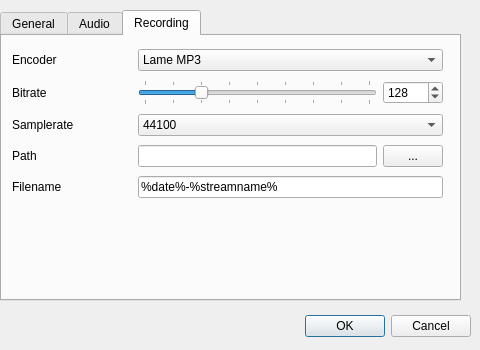
<?xml version="1.0" encoding="UTF-8"?>
<ui version="4.0">
 <class>SettingsDialog</class>
 <widget class="QDialog" name="SettingsDialog">
  <property name="windowModality">
   <enum>Qt::ApplicationModal</enum>
  </property>
  <property name="geometry">
   <rect>
    <x>0</x>
    <y>0</y>
    <width>480</width>
    <height>350</height>
   </rect>
  </property>
  <property name="sizePolicy">
   <sizepolicy hsizetype="Fixed" vsizetype="Fixed">
    <horstretch>0</horstretch>
    <verstretch>0</verstretch>
   </sizepolicy>
  </property>
  <property name="sizeIncrement">
   <size>
    <width>480</width>
    <height>390</height>
   </size>
  </property>
  <property name="baseSize">
   <size>
    <width>480</width>
    <height>390</height>
   </size>
  </property>
  <property name="windowTitle">
   <string>Settings</string>
  </property>
  <property name="sizeGripEnabled">
   <bool>false</bool>
  </property>
  <property name="modal">
   <bool>true</bool>
  </property>
  <widget class="QDialogButtonBox" name="buttonBox">
   <property name="geometry">
    <rect>
     <x>10</x>
     <y>310</y>
     <width>461</width>
     <height>32</height>
    </rect>
   </property>
   <property name="orientation">
    <enum>Qt::Horizontal</enum>
   </property>
   <property name="standardButtons">
    <set>QDialogButtonBox::Cancel|QDialogButtonBox::Ok</set>
   </property>
  </widget>
  <widget class="QTabWidget" name="tabWidget">
   <property name="geometry">
    <rect>
     <x>0</x>
     <y>10</y>
     <width>461</width>
     <height>291</height>
    </rect>
   </property>
   <property name="currentIndex">
    <number>2</number>
   </property>
   <widget class="QWidget" name="tabGeneral">
    <attribute name="title">
     <string>General</string>
    </attribute>
    <widget class="QGroupBox" name="groupBox">
     <property name="geometry">
      <rect>
       <x>10</x>
       <y>10</y>
       <width>431</width>
       <height>81</height>
      </rect>
     </property>
     <property name="title">
      <string>Server</string>
     </property>
     <widget class="QWidget" name="layoutWidget1">
      <property name="geometry">
       <rect>
        <x>10</x>
        <y>20</y>
        <width>411</width>
        <height>54</height>
       </rect>
      </property>
      <layout class="QGridLayout" name="gridLayout_2" columnminimumwidth="80,0,0,0">
       <property name="leftMargin">
        <number>0</number>
       </property>
       <property name="spacing">
        <number>6</number>
       </property>
       <item row="1" column="2">
        <widget class="QToolButton" name="editConnection">
         <property name="sizePolicy">
          <sizepolicy hsizetype="MinimumExpanding" vsizetype="Preferred">
           <horstretch>0</horstretch>
           <verstretch>0</verstretch>
          </sizepolicy>
         </property>
         <property name="toolTip">
          <string>Edit Selected</string>
         </property>
         <property name="text">
          <string>...</string>
         </property>
        </widget>
       </item>
       <item row="1" column="1">
        <widget class="QToolButton" name="rmConnection">
         <property name="sizePolicy">
          <sizepolicy hsizetype="MinimumExpanding" vsizetype="Preferred">
           <horstretch>0</horstretch>
           <verstretch>0</verstretch>
          </sizepolicy>
         </property>
         <property name="toolTip">
          <string>Remove Selected</string>
         </property>
         <property name="text">
          <string>-</string>
         </property>
        </widget>
       </item>
       <item row="1" column="3">
        <widget class="QToolButton" name="addConnection">
         <property name="sizePolicy">
          <sizepolicy hsizetype="MinimumExpanding" vsizetype="Preferred">
           <horstretch>0</horstretch>
           <verstretch>0</verstretch>
          </sizepolicy>
         </property>
         <property name="toolTip">
          <string>Add New</string>
         </property>
         <property name="text">
          <string>+</string>
         </property>
        </widget>
       </item>
       <item row="0" column="0">
        <widget class="QLabel" name="label_5">
         <property name="text">
          <string>Connection:</string>
         </property>
        </widget>
       </item>
       <item row="0" column="1" colspan="3">
        <widget class="QComboBox" name="cbConnection"/>
       </item>
      </layout>
     </widget>
    </widget>
    <widget class="QGroupBox" name="groupBox_2">
     <property name="geometry">
      <rect>
       <x>10</x>
       <y>100</y>
       <width>431</width>
       <height>81</height>
      </rect>
     </property>
     <property name="title">
      <string>Stream</string>
     </property>
     <widget class="QWidget" name="layoutWidget2">
      <property name="geometry">
       <rect>
        <x>10</x>
        <y>20</y>
        <width>411</width>
        <height>58</height>
       </rect>
      </property>
      <layout class="QGridLayout" name="gridLayout_3" columnminimumwidth="80,0,0,0">
       <item row="0" column="1" colspan="3">
        <widget class="QComboBox" name="cbStreamInfo">
         <property name="sizePolicy">
          <sizepolicy hsizetype="Preferred" vsizetype="Fixed">
           <horstretch>0</horstretch>
           <verstretch>0</verstretch>
          </sizepolicy>
         </property>
        </widget>
       </item>
       <item row="1" column="1">
        <widget class="QToolButton" name="rmStreamInfo">
         <property name="sizePolicy">
          <sizepolicy hsizetype="MinimumExpanding" vsizetype="Preferred">
           <horstretch>0</horstretch>
           <verstretch>0</verstretch>
          </sizepolicy>
         </property>
         <property name="toolTip">
          <string>Remove Selected</string>
         </property>
         <property name="text">
          <string>-</string>
         </property>
        </widget>
       </item>
       <item row="1" column="3">
        <widget class="QToolButton" name="addStreamInfo">
         <property name="sizePolicy">
          <sizepolicy hsizetype="MinimumExpanding" vsizetype="Preferred">
           <horstretch>0</horstretch>
           <verstretch>0</verstretch>
          </sizepolicy>
         </property>
         <property name="toolTip">
          <string>Add New</string>
         </property>
         <property name="text">
          <string>+</string>
         </property>
        </widget>
       </item>
       <item row="0" column="0">
        <widget class="QLabel" name="label_6">
         <property name="text">
          <string>Info:</string>
         </property>
        </widget>
       </item>
       <item row="1" column="2">
        <widget class="QPushButton" name="editStreamInfo">
         <property name="sizePolicy">
          <sizepolicy hsizetype="MinimumExpanding" vsizetype="Maximum">
           <horstretch>0</horstretch>
           <verstretch>0</verstretch>
          </sizepolicy>
         </property>
         <property name="toolTip">
          <string>Edit Selected</string>
         </property>
         <property name="text">
          <string>...</string>
         </property>
        </widget>
       </item>
      </layout>
     </widget>
    </widget>
    <widget class="QGroupBox" name="groupBox_3">
     <property name="geometry">
      <rect>
       <x>10</x>
       <y>190</y>
       <width>431</width>
       <height>61</height>
      </rect>
     </property>
     <property name="title">
      <string>General</string>
     </property>
     <widget class="QWidget" name="layoutWidget3">
      <property name="geometry">
       <rect>
        <x>10</x>
        <y>20</y>
        <width>411</width>
        <height>22</height>
       </rect>
      </property>
      <layout class="QGridLayout" name="gridLayout_4">
       <item row="0" column="0">
        <widget class="QLabel" name="label_7">
         <property name="text">
          <string>Connect at start:</string>
         </property>
        </widget>
       </item>
       <item row="0" column="1" alignment="Qt::AlignHCenter">
        <widget class="QCheckBox" name="cbConnectAtStart">
         <property name="layoutDirection">
          <enum>Qt::LeftToRight</enum>
         </property>
         <property name="text">
          <string/>
         </property>
        </widget>
       </item>
      </layout>
     </widget>
    </widget>
   </widget>
   <widget class="QWidget" name="tabAudio">
    <attribute name="title">
     <string>Audio</string>
    </attribute>
    <widget class="QWidget" name="layoutWidget4">
     <property name="geometry">
      <rect>
       <x>10</x>
       <y>10</y>
       <width>431</width>
       <height>112</height>
      </rect>
     </property>
     <layout class="QGridLayout" name="gridLayout" columnstretch="0,0">
      <item row="0" column="1">
       <widget class="QComboBox" name="cbSampleRate">
        <property name="sizePolicy">
         <sizepolicy hsizetype="Minimum" vsizetype="Fixed">
          <horstretch>0</horstretch>
          <verstretch>0</verstretch>
         </sizepolicy>
        </property>
        <property name="minimumSize">
         <size>
          <width>200</width>
          <height>0</height>
         </size>
        </property>
        <property name="currentIndex">
         <number>1</number>
        </property>
        <item>
         <property name="text">
          <string>22050</string>
         </property>
        </item>
        <item>
         <property name="text">
          <string>44100</string>
         </property>
        </item>
        <item>
         <property name="text">
          <string>48000</string>
         </property>
        </item>
        <item>
         <property name="text">
          <string>88200</string>
         </property>
        </item>
        <item>
         <property name="text">
          <string>96000</string>
         </property>
        </item>
       </widget>
      </item>
      <item row="1" column="0">
       <widget class="QLabel" name="label_2">
        <property name="text">
         <string>Bits per Sample:</string>
        </property>
       </widget>
      </item>
      <item row="0" column="0">
       <widget class="QLabel" name="label">
        <property name="text">
         <string>Samplerate:</string>
        </property>
       </widget>
      </item>
      <item row="1" column="1">
       <widget class="QComboBox" name="cbBitsPerSample">
        <property name="currentIndex">
         <number>1</number>
        </property>
        <item>
         <property name="text">
          <string>8</string>
         </property>
        </item>
        <item>
         <property name="text">
          <string>16</string>
         </property>
        </item>
        <item>
         <property name="text">
          <string>24</string>
         </property>
        </item>
        <item>
         <property name="text">
          <string>32</string>
         </property>
        </item>
       </widget>
      </item>
      <item row="2" column="0">
       <widget class="QLabel" name="label_3">
        <property name="text">
         <string>Channels:</string>
        </property>
       </widget>
      </item>
      <item row="2" column="1">
       <widget class="QComboBox" name="cbChannels">
        <property name="currentIndex">
         <number>0</number>
        </property>
        <item>
         <property name="text">
          <string>1</string>
         </property>
        </item>
        <item>
         <property name="text">
          <string>2</string>
         </property>
        </item>
       </widget>
      </item>
      <item row="3" column="0">
       <widget class="QLabel" name="label_4">
        <property name="text">
         <string>Device: </string>
        </property>
       </widget>
      </item>
      <item row="3" column="1">
       <widget class="QComboBox" name="cbInputDevices"/>
      </item>
     </layout>
    </widget>
   </widget>
   <widget class="QWidget" name="tabRecording">
    <attribute name="title">
     <string>Recording</string>
    </attribute>
    <widget class="QWidget" name="gridLayoutWidget">
     <property name="geometry">
      <rect>
       <x>10</x>
       <y>10</y>
       <width>431</width>
       <height>159</height>
      </rect>
     </property>
     <layout class="QGridLayout" name="gridLayout_5">
      <item row="2" column="0">
       <widget class="QLabel" name="label_10">
        <property name="text">
         <string>Samplerate</string>
        </property>
       </widget>
      </item>
      <item row="0" column="0">
       <widget class="QLabel" name="label_8">
        <property name="text">
         <string>Encoder</string>
        </property>
       </widget>
      </item>
      <item row="3" column="0">
       <widget class="QLabel" name="label_11">
        <property name="text">
         <string>Path</string>
        </property>
       </widget>
      </item>
      <item row="4" column="0">
       <widget class="QLabel" name="label_12">
        <property name="text">
         <string>Filename</string>
        </property>
       </widget>
      </item>
      <item row="1" column="0">
       <widget class="QLabel" name="label_9">
        <property name="text">
         <string>Bitrate</string>
        </property>
       </widget>
      </item>
      <item row="1" column="1" colspan="2">
       <widget class="QSlider" name="slEncoderBitrate">
        <property name="autoFillBackground">
         <bool>false</bool>
        </property>
        <property name="minimum">
         <number>64</number>
        </property>
        <property name="maximum">
         <number>320</number>
        </property>
        <property name="singleStep">
         <number>32</number>
        </property>
        <property name="pageStep">
         <number>32</number>
        </property>
        <property name="sliderPosition">
         <number>128</number>
        </property>
        <property name="tracking">
         <bool>false</bool>
        </property>
        <property name="orientation">
         <enum>Qt::Horizontal</enum>
        </property>
        <property name="tickPosition">
         <enum>QSlider::TicksBothSides</enum>
        </property>
        <property name="tickInterval">
         <number>32</number>
        </property>
       </widget>
      </item>
      <item row="1" column="3">
       <widget class="QSpinBox" name="spinBox">
        <property name="sizePolicy">
         <sizepolicy hsizetype="Minimum" vsizetype="Fixed">
          <horstretch>0</horstretch>
          <verstretch>0</verstretch>
         </sizepolicy>
        </property>
        <property name="minimum">
         <number>64</number>
        </property>
        <property name="maximum">
         <number>320</number>
        </property>
        <property name="singleStep">
         <number>32</number>
        </property>
        <property name="value">
         <number>128</number>
        </property>
       </widget>
      </item>
      <item row="2" column="1" colspan="3">
       <widget class="QComboBox" name="cbEncoderSamplerate">
        <property name="currentIndex">
         <number>1</number>
        </property>
        <item>
         <property name="text">
          <string>22050</string>
         </property>
        </item>
        <item>
         <property name="text">
          <string>44100</string>
         </property>
        </item>
        <item>
         <property name="text">
          <string>48000</string>
         </property>
        </item>
        <item>
         <property name="text">
          <string>96000</string>
         </property>
        </item>
       </widget>
      </item>
      <item row="0" column="1" colspan="3">
       <widget class="QComboBox" name="cbEncoder">
        <item>
         <property name="text">
          <string>Lame MP3</string>
         </property>
        </item>
        <item>
         <property name="text">
          <string>Ogg Vorbis</string>
         </property>
        </item>
       </widget>
      </item>
      <item row="3" column="1" colspan="2">
       <widget class="QLineEdit" name="leRecordPath">
        <property name="sizePolicy">
         <sizepolicy hsizetype="Preferred" vsizetype="Fixed">
          <horstretch>0</horstretch>
          <verstretch>0</verstretch>
         </sizepolicy>
        </property>
       </widget>
      </item>
      <item row="3" column="3">
       <widget class="QToolButton" name="toolButton">
        <property name="sizePolicy">
         <sizepolicy hsizetype="Minimum" vsizetype="Minimum">
          <horstretch>0</horstretch>
          <verstretch>0</verstretch>
         </sizepolicy>
        </property>
        <property name="maximumSize">
         <size>
          <width>60</width>
          <height>16777215</height>
         </size>
        </property>
        <property name="layoutDirection">
         <enum>Qt::LeftToRight</enum>
        </property>
        <property name="text">
         <string>...</string>
        </property>
       </widget>
      </item>
      <item row="4" column="1" colspan="3">
       <widget class="QLineEdit" name="leRecordFilename">
        <property name="text">
         <string>%date%-%streamname%</string>
        </property>
        <property name="maxLength">
         <number>100</number>
        </property>
        <property name="readOnly">
         <bool>true</bool>
        </property>
       </widget>
      </item>
     </layout>
    </widget>
   </widget>
  </widget>
 </widget>
 <tabstops>
  <tabstop>tabWidget</tabstop>
  <tabstop>cbConnection</tabstop>
  <tabstop>rmConnection</tabstop>
  <tabstop>editConnection</tabstop>
  <tabstop>addConnection</tabstop>
  <tabstop>cbStreamInfo</tabstop>
  <tabstop>rmStreamInfo</tabstop>
  <tabstop>addStreamInfo</tabstop>
  <tabstop>editStreamInfo</tabstop>
  <tabstop>cbConnectAtStart</tabstop>
  <tabstop>cbSampleRate</tabstop>
  <tabstop>cbBitsPerSample</tabstop>
  <tabstop>cbChannels</tabstop>
  <tabstop>cbInputDevices</tabstop>
  <tabstop>buttonBox</tabstop>
 </tabstops>
 <resources/>
 <connections>
  <connection>
   <sender>buttonBox</sender>
   <signal>accepted()</signal>
   <receiver>SettingsDialog</receiver>
   <slot>accept()</slot>
   <hints>
    <hint type="sourcelabel">
     <x>248</x>
     <y>254</y>
    </hint>
    <hint type="destinationlabel">
     <x>157</x>
     <y>274</y>
    </hint>
   </hints>
  </connection>
  <connection>
   <sender>buttonBox</sender>
   <signal>rejected()</signal>
   <receiver>SettingsDialog</receiver>
   <slot>reject()</slot>
   <hints>
    <hint type="sourcelabel">
     <x>316</x>
     <y>260</y>
    </hint>
    <hint type="destinationlabel">
     <x>286</x>
     <y>274</y>
    </hint>
   </hints>
  </connection>
  <connection>
   <sender>slEncoderBitrate</sender>
   <signal>sliderMoved(int)</signal>
   <receiver>spinBox</receiver>
   <slot>setValue(int)</slot>
   <hints>
    <hint type="sourcelabel">
     <x>198</x>
     <y>87</y>
    </hint>
    <hint type="destinationlabel">
     <x>403</x>
     <y>92</y>
    </hint>
   </hints>
  </connection>
  <connection>
   <sender>spinBox</sender>
   <signal>valueChanged(int)</signal>
   <receiver>slEncoderBitrate</receiver>
   <slot>setValue(int)</slot>
   <hints>
    <hint type="sourcelabel">
     <x>413</x>
     <y>83</y>
    </hint>
    <hint type="destinationlabel">
     <x>311</x>
     <y>77</y>
    </hint>
   </hints>
  </connection>
  <connection>
   <sender>slEncoderBitrate</sender>
   <signal>valueChanged(int)</signal>
   <receiver>spinBox</receiver>
   <slot>setValue(int)</slot>
   <hints>
    <hint type="sourcelabel">
     <x>229</x>
     <y>86</y>
    </hint>
    <hint type="destinationlabel">
     <x>404</x>
     <y>94</y>
    </hint>
   </hints>
  </connection>
 </connections>
</ui>
